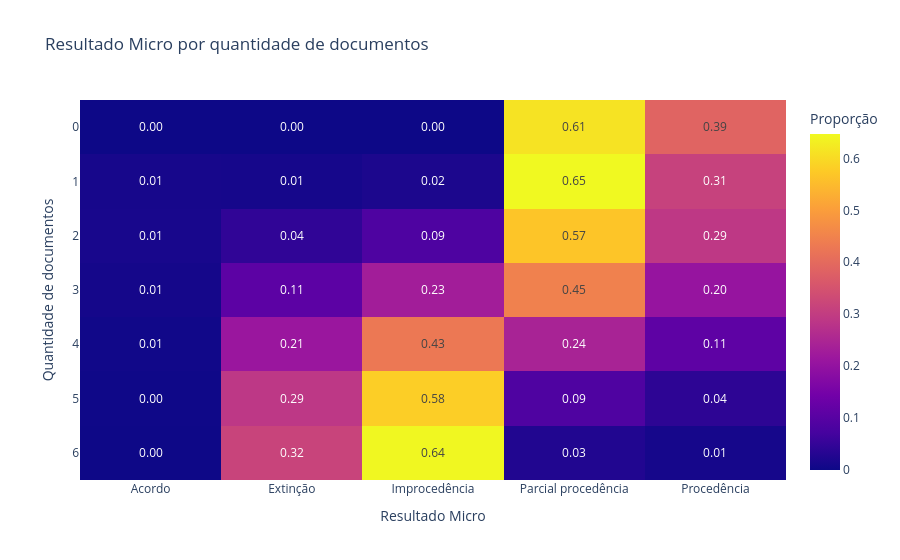

Notebook code cell kept with this figure:
### Code cell
fig = px.imshow(
    analise_qtd_docs,
    text_auto=".2f",
    aspect="auto",
    title="Resultado Micro por quantidade de documentos",
    labels={
        "x": "Resultado Micro",
        "y": "Quantidade de documentos",
        "color": "Proporção"
    }
)

fig.show()

### Figure 1 — Plotly figure (JSON) as saved in the notebook; plotly's stock layout.template omitted (floating-point values rounded to 4 significant figures)
{"data": [{"coloraxis": "coloraxis", "hovertemplate": "Resultado Micro: %{x}<br>Quantidade de documentos: %{y}<br>Proporção: %{z}<extra></extra>", "name": "0", "texttemplate": "%{z:.2f}", "type": "heatmap", "x": ["Acordo", "Extinção", "Improcedência", "Parcial procedência", "Procedência"], "xaxis": "x", "y": [0, 1, 2, 3, 4, 5, 6], "yaxis": "y", "z": [[0.0, 0.0, 0.0, 0.614, 0.386], [0.01208, 0.01074, 0.01879, 0.647, 0.3114], [0.01401, 0.04403, 0.08519, 0.5666, 0.2902], [0.0101, 0.1085, 0.2295, 0.4469, 0.205], [0.005217, 0.2126, 0.4286, 0.2422, 0.1114], [0.001998, 0.2889, 0.5817, 0.0873, 0.04017], [0.00103, 0.3175, 0.6446, 0.02575, 0.01107]]}], "layout": {"coloraxis": {"colorbar": {"title": {"text": "Proporção"}}, "colorscale": [[0, "#0d0887"], [0.1111, "#46039f"], [0.2222, "#7201a8"], [0.3333, "#9c179e"], [0.4444, "#bd3786"], [0.5556, "#d8576b"], [0.6667, "#ed7953"], [0.7778, "#fb9f3a"], [0.8889, "#fdca26"], [1, "#f0f921"]]}, "title": {"text": "Resultado Micro por quantidade de documentos"}, "xaxis": {"anchor": "y", "domain": [0, 1], "title": {"text": "Resultado Micro"}}, "yaxis": {"anchor": "x", "autorange": "reversed", "domain": [0, 1], "title": {"text": "Quantidade de documentos"}}}}
